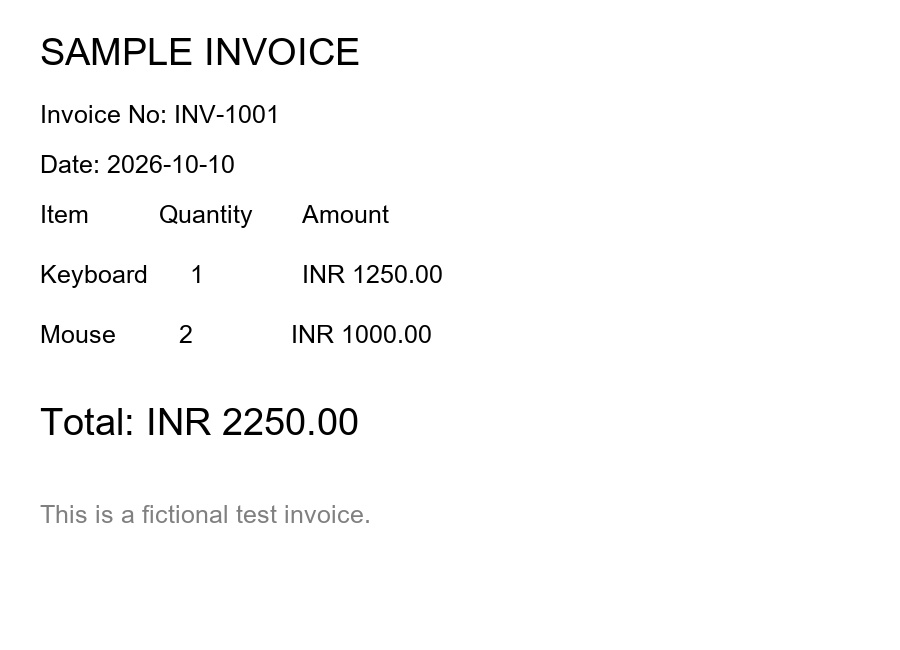
#> input picture sample_invoice.jpg, 900 x 650 px
$ python create_unreadable.py
#> lines starting #> are read from the running program, lines starting #| are printed output that depends on the picture
from PIL import Image, ImageFilter

# Load the sample invoice and make its text unreadable
image = Image.open("sample_invoice.jpg").convert("RGB")
#> image is the input picture: PIL image 900x650 RGB; min 0, max 255, mean 249.6
image = image.filter(ImageFilter.GaussianBlur(radius=25))
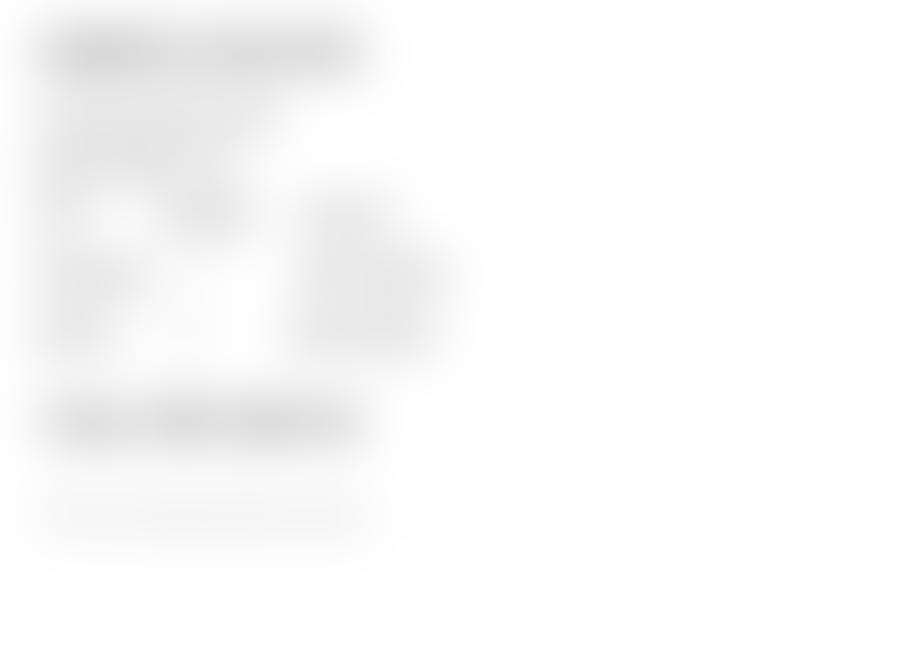
#> image: PIL image 900x650 RGB; min 217, max 255, mean 249.7
image.save("unreadable_invoice.jpg", quality=95)

print("Unreadable test image created: unreadable_invoice.jpg")
